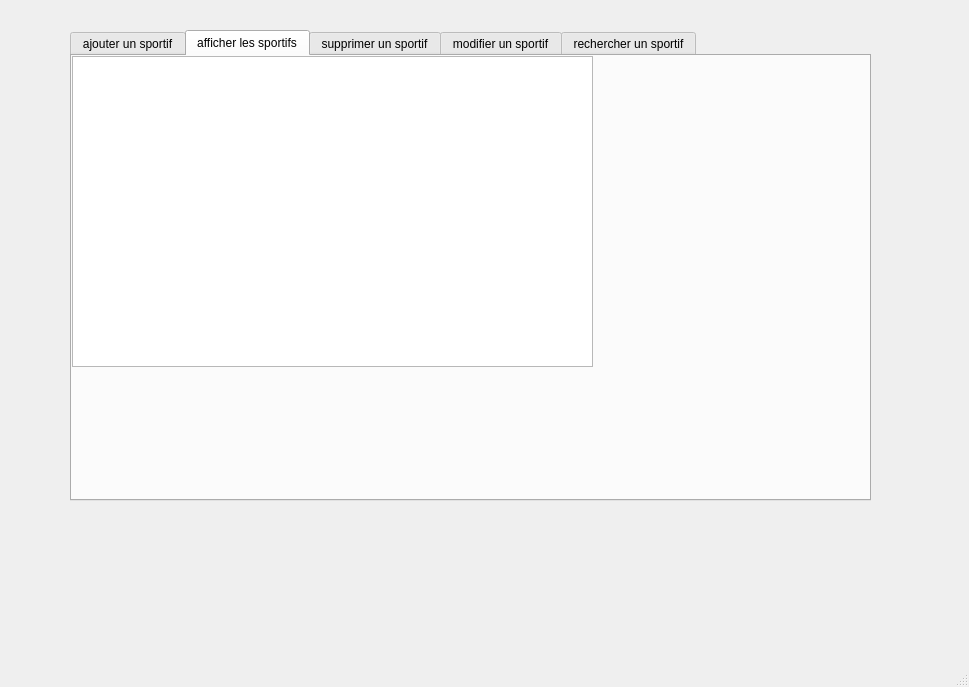
<?xml version="1.0" encoding="UTF-8"?>
<ui version="4.0">
 <class>MainWindow</class>
 <widget class="QMainWindow" name="MainWindow">
  <property name="geometry">
   <rect>
    <x>0</x>
    <y>0</y>
    <width>969</width>
    <height>687</height>
   </rect>
  </property>
  <property name="windowTitle">
   <string>MainWindow</string>
  </property>
  <widget class="QWidget" name="centralwidget">
   <widget class="QTabWidget" name="tabWidget">
    <property name="geometry">
     <rect>
      <x>70</x>
      <y>30</y>
      <width>801</width>
      <height>471</height>
     </rect>
    </property>
    <property name="currentIndex">
     <number>1</number>
    </property>
    <widget class="QWidget" name="tab">
     <attribute name="title">
      <string>ajouter un sportif</string>
     </attribute>
     <widget class="QGroupBox" name="groupBox">
      <property name="geometry">
       <rect>
        <x>20</x>
        <y>20</y>
        <width>441</width>
        <height>271</height>
       </rect>
      </property>
      <property name="title">
       <string>ajout</string>
      </property>
      <widget class="QLabel" name="label">
       <property name="geometry">
        <rect>
         <x>40</x>
         <y>50</y>
         <width>47</width>
         <height>14</height>
        </rect>
       </property>
       <property name="text">
        <string>ID</string>
       </property>
      </widget>
      <widget class="QLabel" name="label_2">
       <property name="geometry">
        <rect>
         <x>40</x>
         <y>90</y>
         <width>47</width>
         <height>14</height>
        </rect>
       </property>
       <property name="text">
        <string>nom</string>
       </property>
      </widget>
      <widget class="QLabel" name="label_3">
       <property name="geometry">
        <rect>
         <x>40</x>
         <y>130</y>
         <width>47</width>
         <height>14</height>
        </rect>
       </property>
       <property name="text">
        <string>prenom</string>
       </property>
      </widget>
      <widget class="QLineEdit" name="le_id">
       <property name="geometry">
        <rect>
         <x>140</x>
         <y>50</y>
         <width>113</width>
         <height>20</height>
        </rect>
       </property>
      </widget>
      <widget class="QLineEdit" name="le_nom">
       <property name="geometry">
        <rect>
         <x>140</x>
         <y>90</y>
         <width>113</width>
         <height>20</height>
        </rect>
       </property>
      </widget>
      <widget class="QLineEdit" name="le_prenom">
       <property name="geometry">
        <rect>
         <x>140</x>
         <y>130</y>
         <width>113</width>
         <height>20</height>
        </rect>
       </property>
      </widget>
      <widget class="QLabel" name="label_4">
       <property name="geometry">
        <rect>
         <x>40</x>
         <y>180</y>
         <width>47</width>
         <height>14</height>
        </rect>
       </property>
       <property name="text">
        <string>age</string>
       </property>
      </widget>
      <widget class="QLabel" name="label_5">
       <property name="geometry">
        <rect>
         <x>30</x>
         <y>230</y>
         <width>71</width>
         <height>16</height>
        </rect>
       </property>
       <property name="text">
        <string>type_sport</string>
       </property>
      </widget>
      <widget class="QLineEdit" name="le_age">
       <property name="geometry">
        <rect>
         <x>140</x>
         <y>180</y>
         <width>113</width>
         <height>20</height>
        </rect>
       </property>
      </widget>
      <widget class="QLineEdit" name="le_typesport">
       <property name="geometry">
        <rect>
         <x>140</x>
         <y>230</y>
         <width>113</width>
         <height>20</height>
        </rect>
       </property>
      </widget>
      <widget class="QPushButton" name="pb_ajouter">
       <property name="geometry">
        <rect>
         <x>310</x>
         <y>140</y>
         <width>75</width>
         <height>23</height>
        </rect>
       </property>
       <property name="text">
        <string>ajouter</string>
       </property>
      </widget>
     </widget>
     <widget class="QLabel" name="label_14">
      <property name="geometry">
       <rect>
        <x>-5</x>
        <y>0</y>
        <width>761</width>
        <height>421</height>
       </rect>
      </property>
      <property name="text">
       <string/>
      </property>
      <property name="pixmap">
       <pixmap>D:/projet c++/07-45.jpg</pixmap>
      </property>
     </widget>
     <zorder>label_14</zorder>
     <zorder>groupBox</zorder>
    </widget>
    <widget class="QWidget" name="tab_2">
     <attribute name="title">
      <string>afficher les sportifs</string>
     </attribute>
     <widget class="QTableView" name="tab_sportifs">
      <property name="geometry">
       <rect>
        <x>0</x>
        <y>0</y>
        <width>521</width>
        <height>311</height>
       </rect>
      </property>
     </widget>
    </widget>
    <widget class="QWidget" name="tab_3">
     <attribute name="title">
      <string>supprimer un sportif</string>
     </attribute>
     <widget class="QLabel" name="label_6">
      <property name="geometry">
       <rect>
        <x>40</x>
        <y>70</y>
        <width>71</width>
        <height>16</height>
       </rect>
      </property>
      <property name="text">
       <string>identifiant</string>
      </property>
     </widget>
     <widget class="QLineEdit" name="le_id_supp">
      <property name="geometry">
       <rect>
        <x>140</x>
        <y>70</y>
        <width>113</width>
        <height>20</height>
       </rect>
      </property>
     </widget>
     <widget class="QPushButton" name="pb_supprimer">
      <property name="geometry">
       <rect>
        <x>390</x>
        <y>80</y>
        <width>75</width>
        <height>23</height>
       </rect>
      </property>
      <property name="text">
       <string>supprimer</string>
      </property>
     </widget>
     <widget class="QLabel" name="label_13">
      <property name="geometry">
       <rect>
        <x>0</x>
        <y>0</y>
        <width>761</width>
        <height>431</height>
       </rect>
      </property>
      <property name="text">
       <string/>
      </property>
      <property name="pixmap">
       <pixmap>D:/projet c++/07-45.jpg</pixmap>
      </property>
     </widget>
     <zorder>label_13</zorder>
     <zorder>label_6</zorder>
     <zorder>le_id_supp</zorder>
     <zorder>pb_supprimer</zorder>
    </widget>
    <widget class="QWidget" name="tab_4">
     <attribute name="title">
      <string>modifier un sportif</string>
     </attribute>
     <widget class="QGroupBox" name="groupBox_2">
      <property name="geometry">
       <rect>
        <x>70</x>
        <y>20</y>
        <width>441</width>
        <height>271</height>
       </rect>
      </property>
      <property name="title">
       <string>modifier</string>
      </property>
      <widget class="QLabel" name="label_7">
       <property name="geometry">
        <rect>
         <x>40</x>
         <y>50</y>
         <width>47</width>
         <height>14</height>
        </rect>
       </property>
       <property name="text">
        <string>ID</string>
       </property>
      </widget>
      <widget class="QLabel" name="label_8">
       <property name="geometry">
        <rect>
         <x>40</x>
         <y>90</y>
         <width>47</width>
         <height>14</height>
        </rect>
       </property>
       <property name="text">
        <string>nom</string>
       </property>
      </widget>
      <widget class="QLabel" name="label_9">
       <property name="geometry">
        <rect>
         <x>40</x>
         <y>130</y>
         <width>47</width>
         <height>14</height>
        </rect>
       </property>
       <property name="text">
        <string>prenom</string>
       </property>
      </widget>
      <widget class="QLineEdit" name="le_id_2">
       <property name="geometry">
        <rect>
         <x>140</x>
         <y>50</y>
         <width>113</width>
         <height>20</height>
        </rect>
       </property>
      </widget>
      <widget class="QLineEdit" name="le_nom_2">
       <property name="geometry">
        <rect>
         <x>140</x>
         <y>90</y>
         <width>113</width>
         <height>20</height>
        </rect>
       </property>
      </widget>
      <widget class="QLineEdit" name="le_prenom_2">
       <property name="geometry">
        <rect>
         <x>140</x>
         <y>130</y>
         <width>113</width>
         <height>20</height>
        </rect>
       </property>
      </widget>
      <widget class="QLabel" name="label_10">
       <property name="geometry">
        <rect>
         <x>40</x>
         <y>180</y>
         <width>47</width>
         <height>14</height>
        </rect>
       </property>
       <property name="text">
        <string>age</string>
       </property>
      </widget>
      <widget class="QLabel" name="label_11">
       <property name="geometry">
        <rect>
         <x>30</x>
         <y>230</y>
         <width>71</width>
         <height>16</height>
        </rect>
       </property>
       <property name="text">
        <string>type_sport</string>
       </property>
      </widget>
      <widget class="QLineEdit" name="le_age_2">
       <property name="geometry">
        <rect>
         <x>140</x>
         <y>180</y>
         <width>113</width>
         <height>20</height>
        </rect>
       </property>
      </widget>
      <widget class="QLineEdit" name="le_typesport_2">
       <property name="geometry">
        <rect>
         <x>140</x>
         <y>230</y>
         <width>113</width>
         <height>20</height>
        </rect>
       </property>
      </widget>
      <widget class="QPushButton" name="pb_modifier">
       <property name="geometry">
        <rect>
         <x>310</x>
         <y>140</y>
         <width>75</width>
         <height>23</height>
        </rect>
       </property>
       <property name="text">
        <string>modifier</string>
       </property>
      </widget>
     </widget>
     <widget class="QLabel" name="label_12">
      <property name="geometry">
       <rect>
        <x>0</x>
        <y>-20</y>
        <width>771</width>
        <height>461</height>
       </rect>
      </property>
      <property name="text">
       <string/>
      </property>
      <property name="pixmap">
       <pixmap>D:/projet c++/07-45.jpg</pixmap>
      </property>
     </widget>
     <zorder>label_12</zorder>
     <zorder>groupBox_2</zorder>
    </widget>
    <widget class="QWidget" name="tab_5">
     <attribute name="title">
      <string>rechercher un sportif</string>
     </attribute>
     <widget class="QLabel" name="label_15">
      <property name="geometry">
       <rect>
        <x>90</x>
        <y>60</y>
        <width>71</width>
        <height>31</height>
       </rect>
      </property>
      <property name="text">
       <string>nom</string>
      </property>
     </widget>
     <widget class="QLabel" name="label_16">
      <property name="geometry">
       <rect>
        <x>280</x>
        <y>70</y>
        <width>56</width>
        <height>16</height>
       </rect>
      </property>
      <property name="text">
       <string>id</string>
      </property>
     </widget>
     <widget class="QLabel" name="label_17">
      <property name="geometry">
       <rect>
        <x>460</x>
        <y>70</y>
        <width>91</width>
        <height>16</height>
       </rect>
      </property>
      <property name="text">
       <string>type_sport</string>
      </property>
     </widget>
     <widget class="QLineEdit" name="le_nom_r">
      <property name="geometry">
       <rect>
        <x>50</x>
        <y>110</y>
        <width>113</width>
        <height>22</height>
       </rect>
      </property>
     </widget>
     <widget class="QLineEdit" name="le_id_r">
      <property name="geometry">
       <rect>
        <x>240</x>
        <y>110</y>
        <width>113</width>
        <height>22</height>
       </rect>
      </property>
     </widget>
     <widget class="QLineEdit" name="le_type_sport_r">
      <property name="geometry">
       <rect>
        <x>430</x>
        <y>110</y>
        <width>113</width>
        <height>22</height>
       </rect>
      </property>
     </widget>
     <widget class="QTableView" name="tabler">
      <property name="geometry">
       <rect>
        <x>30</x>
        <y>170</y>
        <width>511</width>
        <height>192</height>
       </rect>
      </property>
     </widget>
     <widget class="QPushButton" name="pb_rechercher">
      <property name="geometry">
       <rect>
        <x>60</x>
        <y>130</y>
        <width>93</width>
        <height>28</height>
       </rect>
      </property>
      <property name="text">
       <string>rechercher</string>
      </property>
     </widget>
     <widget class="QPushButton" name="pb_rechercher_id">
      <property name="geometry">
       <rect>
        <x>250</x>
        <y>130</y>
        <width>93</width>
        <height>28</height>
       </rect>
      </property>
      <property name="text">
       <string>rechercher</string>
      </property>
     </widget>
     <widget class="QPushButton" name="pb_rechercher_type_sport">
      <property name="geometry">
       <rect>
        <x>440</x>
        <y>130</y>
        <width>93</width>
        <height>28</height>
       </rect>
      </property>
      <property name="text">
       <string>rechercher</string>
      </property>
     </widget>
     <widget class="QPushButton" name="pb_trier_n">
      <property name="geometry">
       <rect>
        <x>570</x>
        <y>180</y>
        <width>93</width>
        <height>28</height>
       </rect>
      </property>
      <property name="text">
       <string>trier par nom</string>
      </property>
     </widget>
     <widget class="QPushButton" name="pb_trier_i">
      <property name="geometry">
       <rect>
        <x>570</x>
        <y>240</y>
        <width>93</width>
        <height>28</height>
       </rect>
      </property>
      <property name="text">
       <string>trier par id</string>
      </property>
     </widget>
     <widget class="QPushButton" name="pb_trier_a">
      <property name="geometry">
       <rect>
        <x>570</x>
        <y>300</y>
        <width>93</width>
        <height>28</height>
       </rect>
      </property>
      <property name="text">
       <string>trier par age</string>
      </property>
     </widget>
    </widget>
   </widget>
  </widget>
  <widget class="QMenuBar" name="menubar">
   <property name="geometry">
    <rect>
     <x>0</x>
     <y>0</y>
     <width>969</width>
     <height>26</height>
    </rect>
   </property>
  </widget>
  <widget class="QStatusBar" name="statusbar"/>
 </widget>
 <resources/>
 <connections/>
</ui>
